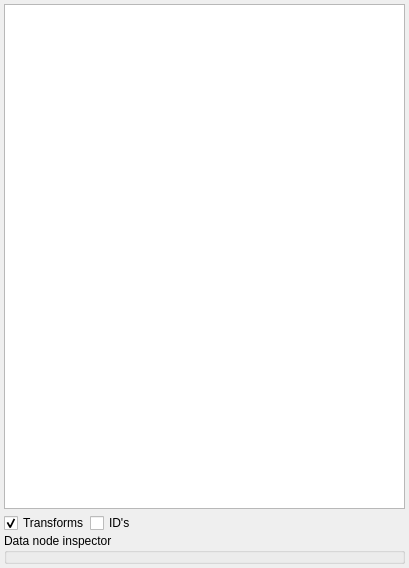
<?xml version="1.0" encoding="UTF-8"?>
<ui version="4.0">
 <class>qSlicerSubjectHierarchyModule</class>
 <widget class="qSlicerWidget" name="qSlicerSubjectHierarchyModule">
  <property name="geometry">
   <rect>
    <x>0</x>
    <y>0</y>
    <width>409</width>
    <height>568</height>
   </rect>
  </property>
  <property name="windowTitle">
   <string>SubjectHierarchy</string>
  </property>
  <property name="windowIcon">
   <iconset resource="../qSlicerSubjectHierarchyModule.qrc">
    <normaloff>:/Icons/SubjectHierarchy.png</normaloff>:/Icons/SubjectHierarchy.png</iconset>
  </property>
  <layout class="QVBoxLayout" name="verticalLayout">
   <property name="spacing">
    <number>4</number>
   </property>
   <property name="margin">
    <number>4</number>
   </property>
   <item>
    <widget class="qMRMLSubjectHierarchyTreeView" name="SubjectHierarchyTreeView">
     <property name="dragDropMode">
      <enum>QAbstractItemView::InternalMove</enum>
     </property>
     <property name="selectionMode">
      <enum>QAbstractItemView::ExtendedSelection</enum>
     </property>
     <property name="indentation">
      <number>12</number>
     </property>
     <property name="editMenuActionVisible">
      <bool>true</bool>
     </property>
    </widget>
   </item>
   <item>
    <layout class="QGridLayout" name="gridLayout">
     <property name="spacing">
      <number>0</number>
     </property>
     <item row="2" column="0" colspan="2">
     <widget class="ctkCollapsibleGroupBox" name="DataNodeInspectorGroupBox">
       <property name="title">
        <string>Data node inspector</string>
       </property>
       <property name="collapsed">
        <bool>true</bool>
       </property>
       <layout class="QGridLayout" name="gridLayout_2">
        <property name="margin">
         <number>4</number>
        </property>
        <property name="spacing">
         <number>4</number>
        </property>
        <item row="0" column="0">
         <widget class="qMRMLNodeAttributeTableWidget" name="DataNodeAttributeTableWidget"/>
        </item>
       </layout>
      </widget>
     </item>
     <item row="0" column="1">
      <layout class="QHBoxLayout" name="horizontalLayout">
       <property name="spacing">
        <number>0</number>
       </property>
       <item>
        <widget class="QCheckBox" name="DisplayTransformsCheckBox">
         <property name="text">
          <string>Transforms</string>
         </property>
         <property name="checked">
          <bool>true</bool>
         </property>
        </widget>
       </item>
       <item>
        <widget class="QCheckBox" name="DisplayMRMLIDsCheckBox">
         <property name="text">
          <string>ID's</string>
         </property>
        </widget>
       </item>
       <item>
        <spacer name="horizontalSpacer">
         <property name="orientation">
          <enum>Qt::Horizontal</enum>
         </property>
         <property name="sizeHint" stdset="0">
          <size>
           <width>40</width>
           <height>20</height>
          </size>
         </property>
        </spacer>
       </item>
       <item>
        <widget class="QLabel" name="label_Help">
         <property name="toolTip">
          <string>Tooltip is populated by the plugins</string>
         </property>
         <property name="text">
          <string/>
         </property>
         <property name="pixmap">
          <pixmap resource="../qSlicerSubjectHierarchyModule.qrc">:/Icons/Help.png</pixmap>
         </property>
         <property name="alignment">
          <set>Qt::AlignRight|Qt::AlignTrailing|Qt::AlignVCenter</set>
         </property>
        </widget>
       </item>
      </layout>
     </item>
    </layout>
   </item>
  </layout>
 </widget>
 <customwidgets>
  <customwidget>
   <class>qMRMLNodeAttributeTableWidget</class>
   <extends>QWidget</extends>
   <header>qMRMLNodeAttributeTableWidget.h</header>
  </customwidget>
  <customwidget>
   <class>qMRMLTreeView</class>
   <extends>QTreeView</extends>
   <header>qMRMLTreeView.h</header>
   <slots>
    <slot>setSceneModel(int)</slot>
   </slots>
  </customwidget>
  <customwidget>
   <class>qSlicerWidget</class>
   <extends>QWidget</extends>
   <header>qSlicerWidget.h</header>
   <container>1</container>
  </customwidget>
  <customwidget>
   <class>qMRMLSubjectHierarchyTreeView</class>
   <extends>qMRMLTreeView</extends>
   <header>qMRMLSubjectHierarchyTreeView.h</header>
  </customwidget>
  <customwidget>
   <class>ctkCollapsibleGroupBox</class>
   <extends>QGroupBox</extends>
   <header>ctkCollapsibleGroupBox.h</header>
   <container>1</container>
  </customwidget>
 </customwidgets>
 <resources>
  <include location="../qSlicerSubjectHierarchyModule.qrc"/>
 </resources>
 <connections>
  <connection>
   <sender>qSlicerSubjectHierarchyModule</sender>
   <signal>mrmlSceneChanged(vtkMRMLScene*)</signal>
   <receiver>SubjectHierarchyTreeView</receiver>
   <slot>setMRMLScene(vtkMRMLScene*)</slot>
   <hints>
    <hint type="sourcelabel">
     <x>243</x>
     <y>2</y>
    </hint>
    <hint type="destinationlabel">
     <x>247</x>
     <y>55</y>
    </hint>
   </hints>
  </connection>
 </connections>
</ui>
